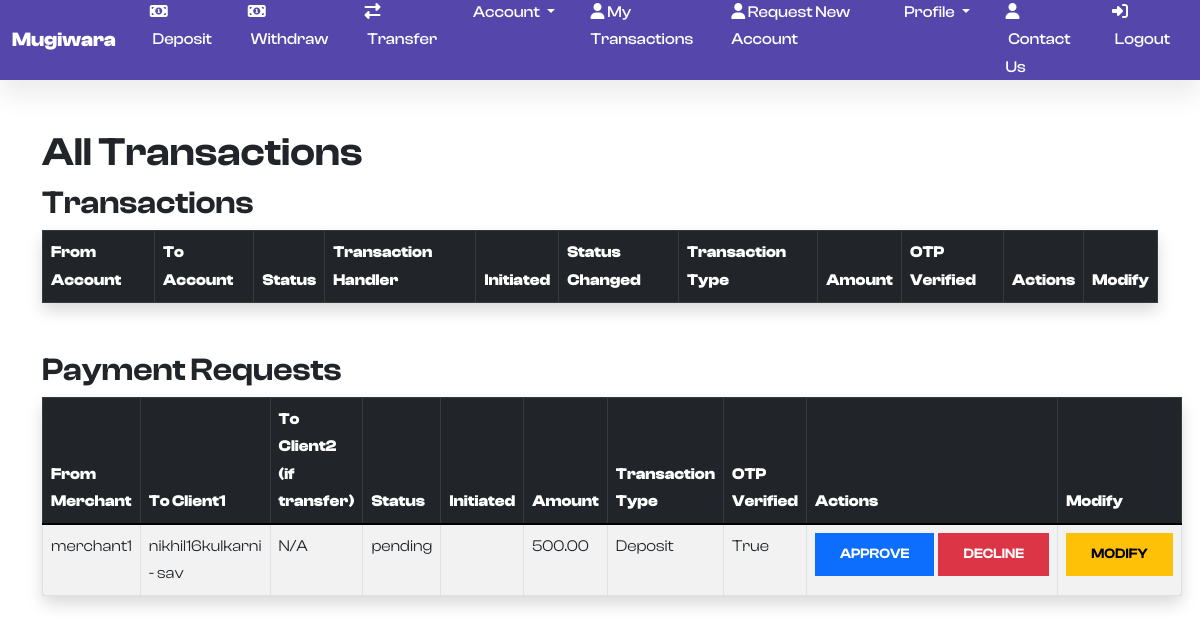
The app's page /all_transactions (signed in) with its own data.
### users/models.py (models this page shows, shortened)
class PaymentRequest(models.Model):
    TRANSACTION_CHOICES = [
        ('deposit', 'Deposit'),
        ('withdraw', 'Withdraw'),
        ('transfer', 'Transfer')
    ]
    merchant = models.ForeignKey(BankingUser, on_delete=models.CASCADE, related_name='submitted_payments')
    transaction_type = models.CharField(max_length=8, choices=TRANSACTION_CHOICES)
    client1 = models.ForeignKey('Account', on_delete=models.CASCADE, related_name='client1_payments')  # Changed to Account
    client2 = models.ForeignKey('Account', on_delete=models.CASCADE, related_name='client2_payments', null=True, blank=True)  # Changed to Account
    amount = models.DecimalField(max_digits=10, decimal_places=2)
    otp = models.CharField(max_length=6, blank=True)
    otp_verified = models.BooleanField(default=False)
    transaction_approved = models.BooleanField(default=False)
    status = models.CharField(max_length=20, choices=[('pending', 'Pending'), ('approved', 'Approved'), ('declined', 'Declined')], default='pending')

class BankingUser(models.Model):
    User_types = {
        'iu_re': 'Regular Employee',
        'iu_sm': 'System Manager',
        'iu_sa': 'System Administrator',
        'eu_cust': 'Customer',
        'eu_mo': 'Merchant/Organization',
    }
    modification_status = {
        'pending': 'Waiting for Approval',
        'rejected': 'Rejected',
        'approved': 'Approved'
    }
    requesting_deletion = {
        'yes': 'Yes',
        'no': 'No'
    }
    user = models.OneToOneField(User, on_delete = models.CASCADE, related_name = 'user')
    usertype = models.CharField(max_length = 256, choices = User_types)
    dob = models.DateField(default = None, blank = True, null = True)
    mobile_number = models.CharField(max_length = 256, default=None, blank=True, null = True)
    street_address = models.CharField(max_length = 512, default=None, blank=True, null = True)
    city = models.CharField(max_length = 128, default=None, blank=True, null = True)
    state = models.CharField(max_length = 128, default=None, blank=True, null = True)
    zip_code = models.CharField(max_length = 10, default=None, blank=True, null = True)
    country = models.CharField(max_length = 256, default=None, blank=True, null = True)
    account_created = models.DateTimeField(auto_now_add = True, null = True)
    user_handler = models.ForeignKey("BankingUser", on_delete = models.CASCADE, related_name = 'internal_user', blank=True, null = True)
    pd_modification_status = models.CharField(max_length = 128, choices = modification_status, blank=True, null = True)
    pd_modified = models.DateTimeField(auto_now = True, blank=True, null = True)
    deletion = models.CharField(max_length = 128, choices = requesting_deletion, blank=True, null = True, default = 'no')
    deletion_status = models.CharField(max_length = 128, choices = modification_status, blank=True, null = True)

class Account(models.Model):
    account_types = {
        'sav': 'Savings Account',
        'check': 'Checking Account'
    }
    account_status = {
        'o': 'Open',
        'c': 'Close',
    }
    modification_status = {
       'pending': 'Waiting for approval',
       'rejected': 'Rejected',
       'approved': 'Approved'
    }
    account_number = models.AutoField(primary_key = True)
    account_type = models.CharField(max_length = 128, choices = account_types)
    banking_user = models.ForeignKey('BankingUser', on_delete = models.CASCADE, related_name = 'banking_user')
    account_bal = models.BigIntegerField(default = 0)
    created_on = models.DateTimeField(auto_now_add = True)
    account_status = models.CharField(max_length = 32, choices = account_status, default = 'o')
    closed_on = models.DateTimeField(blank = True, null = True)
    modification_status = models.CharField(max_length = 32, choices = modification_status, default = 'pending')

### users/views.py (the view)
# urls.py: path('all_transactions', views.all_transactions, name='all_transactions'),
@login_required
def all_transactions(request):
  transactions = Transactions.objects.all()
  transactions=transactions.order_by('-initiated')
  payment_requests = PaymentRequest.objects.all()
  return render(request, 'users/all_transactions.html', {
        'transactions': transactions,
        'payment_requests': payment_requests
    })

### users/templates/users/all_transactions.html (shortened to what this page needs)
{% extends 'users/base.html' %}
{% block content %}
<!DOCTYPE html>
<html lang="en">
<head>
    <link rel="stylesheet" href="../../static/users/asset/css/all_transactions.css">
</head>
<body>
    <div class="container mt-5">
    <h1 class="mt-5 title">All Transactions</h1>
    <h2>Transactions</h2>
    <table class="table table-bordered shadow p-3 mb-5 bg-white rounded table-striped" data-aos="fade-down" data-aos-delay="50">
        <thead class="table-dark">
            <tr>
                <th>From Account</th>
                <th>To Account</th>
                <th>Status</th>
                <th>Transaction Handler</th>
                <th>Initiated</th>
                <th>Status Changed</th>
                <th>Transaction Type</th>
                <th>Amount</th>
                <th>OTP Verified</th>
                <th>Actions</th>
                <th>Modify</th>
            </tr>
        </thead>
    </table>
    <h2>Payment Requests</h2>
    <table class="table table-bordered shadow p-3 mb-5 bg-white rounded table-striped" data-aos="fade-down" data-aos-delay="50">
        <thead class="table-dark">
            <tr>
                <th>From Merchant</th>
                <th>To Client1</th>
                <th>To Client2 (if transfer)</th>
                <th>Status</th>
                <th>Initiated</th>
                <th>Amount</th>
                <th>Transaction Type</th>
                <th>OTP Verified</th>
                <th>Actions</th>
                <th>Modify</th>
            </tr>
        </thead>
        <tbody>
            {% for request in payment_requests %}
            <tr>
                <td>{{ request.merchant.user.username }}</td>
                <td>{{ request.client1.banking_user.user.username }} - {{ request.client1.account_type }}</td>
                <td>
                    {% if request.transaction_type == 'transfer' and request.client2 %}
                        {{ request.client2.banking_user.user.username }} - {{ request.client2.account_type }}
                    {% else %}
                        N/A
                    {% endif %}
                </td>
                <td>{{ request.status }}</td>
                <td>{{ request.initiated|date:"F d, Y H:i" }}</td>
                <td>{{ request.amount }}</td>
                <td>{{ request.get_transaction_type_display }}</td>
                <td>{{ request.otp_verified }}</td>
                <td>
                    {% if request.status == 'pending' %}
                    <div class="btn-group" role="group" aria-label="Basic example">
                        <form method="POST" action="{% url 'approve_payment_request' request.id %}">
                            <button type="submit" class="btn btn-primary">Approve</button>
                        </form>
                        <form method="POST" action="{% url 'decline_payment_request' request.id %}" class="ms-1">
                            <button type="submit" class="btn btn-danger">Decline</button>
                        </form>
                    </div>
                    {% endif %}
                </td>
                <td>
                    {% if request.status == 'pending' %}
                        <a href="{% url 'modify_payment_request' request.id %}" class="btn btn-warning">Modify</a>
                    {% else %}
                        ---
                    {% endif %}
                </td>
            </tr>
            {% empty %}
            <tr>
                <td colspan="10">No payment requests found.</td>
            </tr>
            {% endfor %}
        </tbody>
    </table>
</div>
</body>
</html>
{% endblock %}

### users/static/users/asset/css/style.css (style rules this page uses)
:root { --c-dark: #212529; --c-brand: #4e57d4; --c-brand-light: #6970dd; --c-brand-rgb: 78, 87, 212; --c-body: #727272; --font-base: "ClashDisplay", sans-serif; --box-shadow: 0px 15px 25px rgba(0,0,0,0.08); --transition: all 0.5s ease; }
body { font-family: var(--font-base); line-height: 1.7; color: var(--c-body); }
h1, h2, h3,h4, h5, h6, .h1, .h2, .h3, .h4, .h5, .h6 { font-weight: 600; color: var(--c-dark); }
a { text-decoration: none; color: var(--c-brand); transition: var(--transition); }
.btn { font-weight: 600; font-size: 14px; text-transform: uppercase; border-radius: 0; padding: 10px 24px; }

### users/static/users/asset/css/all_transactions.css (style rules this page uses)
.table { color: #000; }

### records on screen
PaymentRequest: merchant.user.username "merchant1", client1.banking_user.user.username "nikhil16kulkarni", client1.account_type "sav", shows "N/A", status "pending", amount "500.00", transaction_type "Deposit", otp_verified "True", shows "APPROVE", shows "MODIFY"
